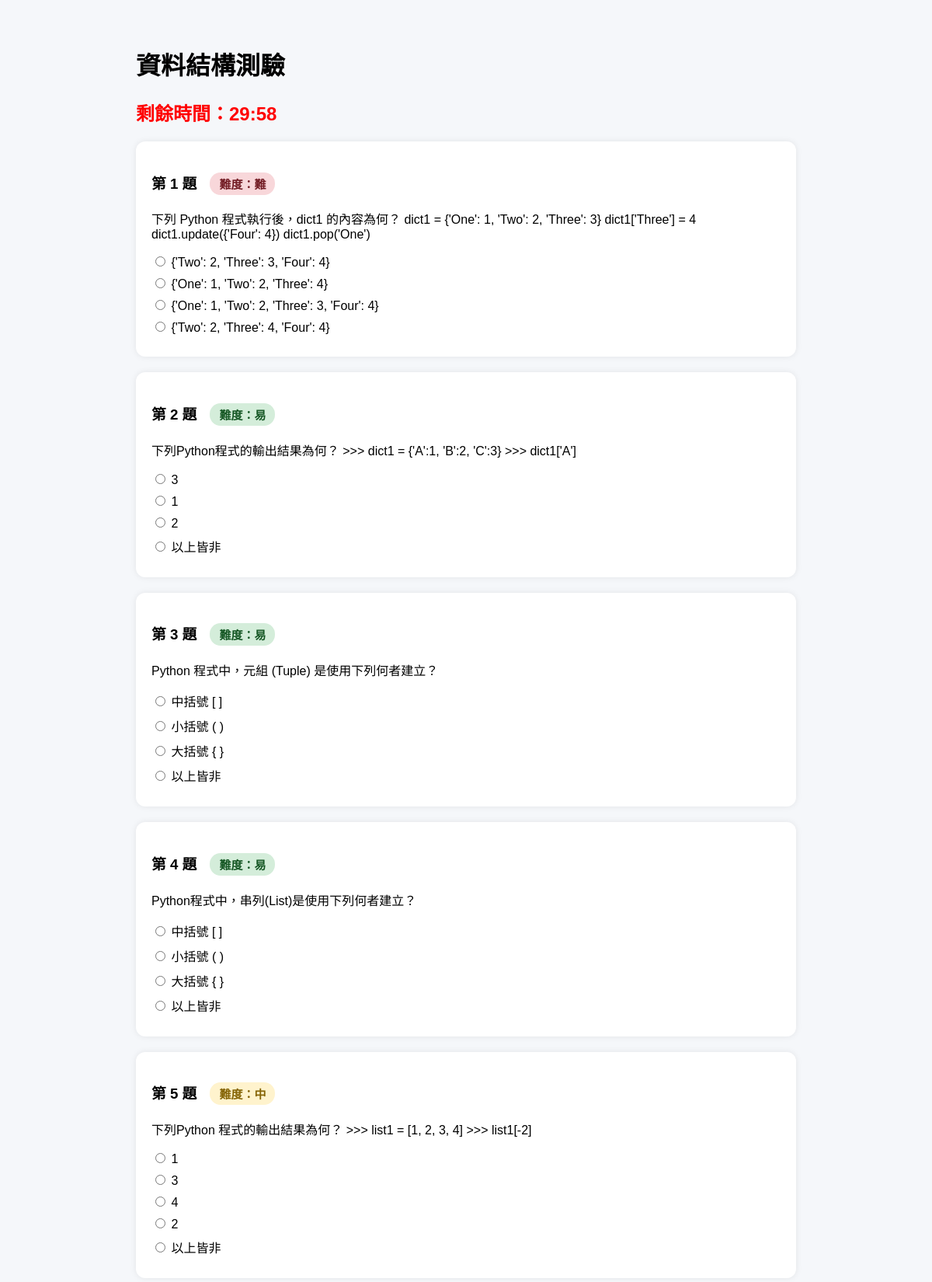
The app's page /quiz/ (upper part) with its own data.
### quiz/models.py (models this page shows, shortened)
class Question(models.Model):
    DIFFICULTY_CHOICES = [
        ('easy', '易'),
        ('medium', '中'),
        ('hard', '難'),
    ]
    chapter = models.CharField(max_length=100, verbose_name='章節')
    text = models.TextField(verbose_name='題目內容')
    explanation = models.TextField(blank=True, verbose_name='詳解')
    difficulty = models.CharField(
        max_length=10,
        choices=DIFFICULTY_CHOICES,
        default='medium',
        verbose_name='難易度'
    )

class Choice(models.Model):
    question = models.ForeignKey(
        Question,
        on_delete=models.CASCADE,
        related_name='choices'
    )
    text = models.CharField(max_length=255, verbose_name='選項內容')
    is_correct = models.BooleanField(default=False, verbose_name='是否為正確答案')

### quiz/views.py (the view, shortened to what this page needs)
# urls.py: path('quiz/', views.quiz_view, name='quiz'),
def quiz_view(request):
    if 'current_attempt_id' in request.session:
        del request.session['current_attempt_id']
    question_count = request.GET.get('count', '10')
    try:
        question_count = int(question_count)
    except ValueError:
        question_count = 10
    if question_count not in [5, 10, 15, 20]:
        question_count = 10
    spaced_wrong_ids = request.session.get('spaced_wrong_ids', [])
    spaced_wrong_questions = list(
        Question.objects.filter(id__in=spaced_wrong_ids)
    )
    random.shuffle(spaced_wrong_questions)
    selected_questions = spaced_wrong_questions[:question_count]
    selected_ids = [q.id for q in selected_questions]
    remaining_count = question_count - len(selected_questions)
    if remaining_count > 0:
        other_questions = list(
            Question.objects.exclude(id__in=selected_ids).order_by('?')[:remaining_count]
        )
        selected_questions += other_questions
    random.shuffle(selected_questions)
    question_data = make_question_data(selected_questions)
    question_ids = ','.join(str(q.id) for q in selected_questions)
    return render(request, 'quiz/quiz.html', {
        'question_data': question_data,
        'question_ids': question_ids,
        'question_count': question_count,
    })

### quiz/views.py (called while the page is built)
def make_question_data(questions):
    question_data = []
    for question in questions:
        choices = list(question.choices.all())
        none_choices = [c for c in choices if c.text.strip() == '以上皆非']
        normal_choices = [c for c in choices if c.text.strip() != '以上皆非']
        random.shuffle(normal_choices)
        choices = normal_choices + none_choices
        question_data.append({
            'question': question,
            'choices': choices,
        })
    return question_data

### quiz/templates/quiz/quiz.html (shortened to what this page needs)
<!DOCTYPE html>
<html lang="zh-Hant">
<head>
</head>
<body>
<div class="container">
    <h1>資料結構測驗</h1>
    <div style="font-size: 24px; font-weight: bold; color: red; margin-bottom: 20px;">
        剩餘時間：<span id="timer">30:00</span>
    </div>
    {% if question_data %}
        <form method="post" id="quizForm">
            {% for item in question_data %}
                <div class="question-card">
                    <h3>
                        第 {{ forloop.counter }} 題
                        <span class="difficulty-badge difficulty-{{ item.question.difficulty}}">
                            難度：{{ item.question.get_difficulty_display }}
                        </span>
                    </h3>
                    <p>{{ item.question.text }}</p>
                    {% for choice in item.choices %}
                        <div class="choice">
                            <label>
                                <input type="radio" name="question_{{ item.question.id }}" value="{{ choice.id }}" required>
                                {{ choice.text }}
                            </label>
                        </div>
                    {% endfor %}
                </div>
            {% endfor %}
        </form>
    {% else %}
        <div class="empty">
            <p>目前還沒有題目，請先到 Django Admin 新增題目。</p>
            <a href="/admin/">前往後台</a>
        </div>
    {% endif %}
</div>
</body>
</html>

### quiz/templates/quiz/quiz.html (style rules this page uses)
body { font-family: Arial, "Microsoft JhengHei", sans-serif; background-color: #f5f7fa; padding: 30px; }
.container { max-width: 850px; margin: auto; }
.question-card { background: white; padding: 20px; margin-bottom: 20px; border-radius: 12px; box-shadow: 0 0 8px rgba(0,0,0,0.08); }
.choice { margin: 8px 0; }
.difficulty-badge { display: inline-block; margin-left: 12px; padding: 4px 12px; border-radius: 14px; font-size: 15px; font-weight: bold; }
.difficulty-easy { background-color: #d4edda; color: #155724; }
.difficulty-medium { background-color: #fff3cd; color: #856404; }
.difficulty-hard { background-color: #f8d7da; color: #721c24; }

### records on screen
Question: question.difficulty "難", question.text "下列 Python 程式執行後，dict1 的內容為何？ dict1 = {'One': 1, 'Two': 2, 'Three': 3} dict1['Three'] = 4 dict1.update({'Four': 4}) dict1.pop('One')"
Choice: text "{'Two': 2, 'Three': 3, 'Four': 4}"
Choice: text "{'One': 1, 'Two': 2, 'Three': 4}"
Choice: text "{'One': 1, 'Two': 2, 'Three': 3, 'Four': 4}"
Choice: text "{'Two': 2, 'Three': 4, 'Four': 4}"
Question: question.difficulty "易", question.text "下列Python程式的輸出結果為何？ >>> dict1 = {'A':1, 'B':2, 'C':3} >>> dict1['A']"
Choice: text "3"
Choice: text "1"
Choice: text "2"
Choice: text "以上皆非"
Question: question.difficulty "易", question.text "Python 程式中，元組 (Tuple) 是使用下列何者建立？"
Choice: text "中括號 [ ]"
Choice: text "小括號 ( )"
Choice: text "大括號 { }"
Choice: text "以上皆非"
Question: question.difficulty "易", question.text "Python程式中，串列(List)是使用下列何者建立？"
Choice: text "中括號 [ ]"
Choice: text "小括號 ( )"
Choice: text "大括號 { }"
Choice: text "以上皆非"
Question: question.difficulty "中", question.text "下列Python 程式的輸出結果為何？ >>> list1 = [1, 2, 3, 4] >>> list1[-2]"
Choice: text "1"
Choice: text "3"
Choice: text "4"
Choice: text "2"
Choice: text "以上皆非"
